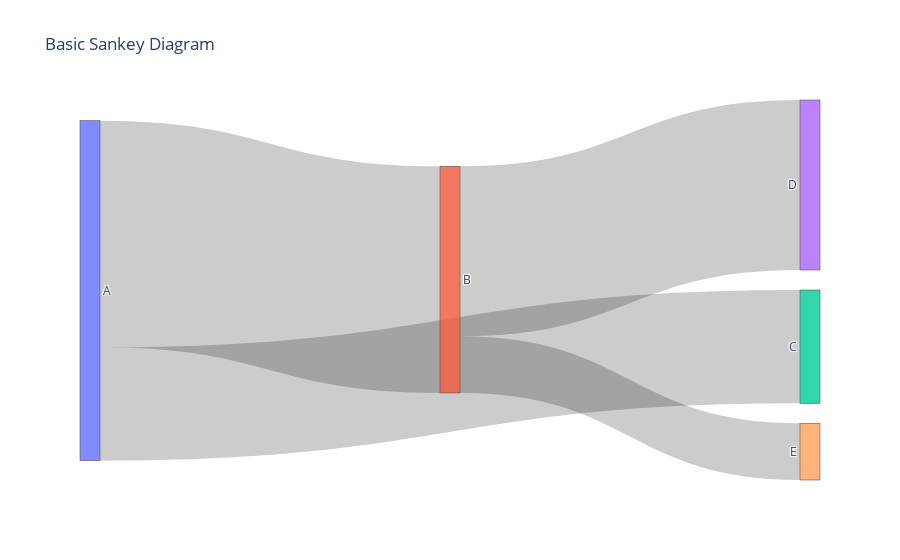

Here is the notebook cell this chart was saved with:
### Markdown cell above
# Scoria

### Code cell
# Sample DataFrame
import plotly.graph_objects as go

# Define nodes
nodes = ['A', 'B', 'C', 'D', 'E']

# Define links
links = [
    {'source': 0, 'target': 1, 'value': 20},  # A -> B
    {'source': 0, 'target': 2, 'value': 10},  # A -> C
    {'source': 1, 'target': 3, 'value': 15},  # B -> D
    {'source': 1, 'target': 4, 'value': 5},   # B -> E
]

# Create Sankey diagram
fig = go.Figure(data=[go.Sankey(
    node=dict(
        label=nodes
    ),
    link=dict(
        source=[link['source'] for link in links],
        target=[link['target'] for link in links],
        value=[link['value'] for link in links]
    )
)])

# Update layout
fig.update_layout(title_text="Basic Sankey Diagram")

# Show plot
fig.show()

### Figure 1 — Plotly figure (JSON) as saved in the notebook; plotly's stock layout.template omitted (floating-point values rounded to 4 significant figures)
{"data": [{"link": {"source": [0, 0, 1, 1], "target": [1, 2, 3, 4], "value": [20, 10, 15, 5]}, "node": {"label": ["A", "B", "C", "D", "E"]}, "type": "sankey"}], "layout": {"title": {"text": "Basic Sankey Diagram"}}}
